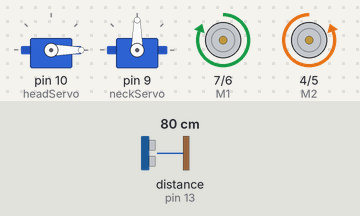
Bench run of a sketch on a simulated Arduino Uno, built with avr-gcc and run on an emulated ATmega328P. On the bench: 2 × servo, direction and speed pins drawn as motors (green arrow = direction pin HIGH = forward, orange = LOW = backward, longer = more drive). Wiring (inferred from the names in the program): ultrasonic range finder: trigger pin 12; echo pin 13. The test bench sets the inputs (shaded band); at power-on: distance to the obstacle (sensor on pin 13) 80 cm. The echo pulse lasts 58.3 µs per cm.

Above: at 1.2 s.
1.3 s: distance to the obstacle (sensor on pin 13) set to 21 cm
2.8 s: distance to the obstacle (sensor on pin 13) set to 18 cm
At 5.6 s:
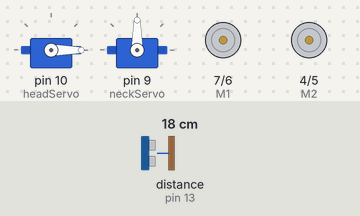
5.8 s: distance to the obstacle (sensor on pin 13) set to 35 cm
At 7.1 s:
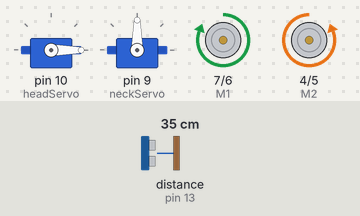
7.8 s: distance to the obstacle (sensor on pin 13) set to 2 cm
At 12.3 s:
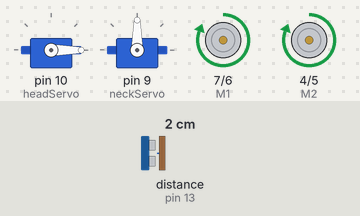
Timing chart, 0 to 14.3 s (numbered marks = the images above; inputs shaded):
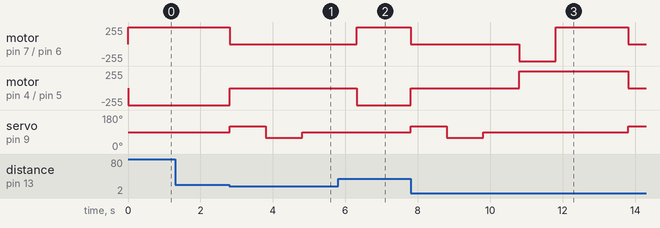

The sketch:

Map_Bot.ino
```cpp
#include <Servo.h>
#include <Ultrasonic.h>

int E1 = 6;
int M1 = 7;
int E2 = 5;
int M2 = 4;

long bt = 0; //Ultimo botao precionado

Servo headServo;
Servo neckServo;

#define headServoCenter 0
#define neckServoCenter 90
#define neckServoLeft 120
#define neckServoRight 60

#define mindist 20


#define TRIGGER_PIN 12
#define ECHO_PIN    13

Ultrasonic ultrasonic(TRIGGER_PIN, ECHO_PIN);

boolean goon = true;
boolean doublechecked = true;

char lookto = 'c';
char lookingto = 'c';
int checkdist = 0;
char shouldgo = 'c';

void setup()
{
  pinMode(M1, OUTPUT);
  pinMode(M2, OUTPUT);

  headServo.attach(10);
  neckServo.attach(9);

  headServo.write(headServoCenter);
  neckServo.write(neckServoCenter);
}

void loop()
{

  long microsec = ultrasonic.timing();
  float cmMsec = ultrasonic.convert(microsec, Ultrasonic::CM);

  if(!goon)
  {
    switch (lookingto) {
      case 'l':
        //Left distance
        checkdist = cmMsec;
        shouldgo = 'l';
        break;
      case 'r':
        //Right Distance
        if(cmMsec > checkdist)
        {
          checkdist = cmMsec;
          shouldgo = 'r';
        }
        break;
      default:
        // Center distance (double checks)
        if(cmMsec > checkdist)
        {
          checkdist = cmMsec;
          shouldgo = 'c';
        }

        if(checkdist < mindist)
        {
          shouldgo = 'b';
        }

        thebestway();

        break;
    }
  }


  if(cmMsec < mindist && goon)
  {
    goon = false;
    doublechecked = false;
    lookto = 'l';
  }


  if(goon)
  {
    andarFrente(0,0);
  }
  else
  {
    parar(0,0);

    switch (lookto) {
      case 'l':
        //Look left and check
        neckServo.write(neckServoLeft);
        lookto = 'r';
        lookingto = 'l';
        break;
      case 'r':
        //look right
        neckServo.write(neckServoRight);
        lookto = 'c';
        lookingto = 'r';
        break;
      default:
        // Go back to center
        neckServo.write(neckServoCenter);
        lookingto = 'c';
    }

    delay(1000);
  }
}

void andarFrente(int speedA, int speedB)
{
  digitalWrite(M1,HIGH);
  digitalWrite(M2,LOW);
  analogWrite(E1, 1023);   //PWM Speed Control
  analogWrite(E2, 1023);   //PWM Speed Control
}

void andarRe(int speedA, int speedB)
{
  digitalWrite(M1,LOW);
  digitalWrite(M2,HIGH);
  analogWrite(E1, 1023);   //PWM Speed Control
  analogWrite(E2, 1023);   //PWM Speed Control
}

void andarEsquerda(int speedA, int speedB)
{
  digitalWrite(M1,LOW);
  digitalWrite(M2,LOW);
  analogWrite(E1, 1023);   //PWM Speed Control
  analogWrite(E2, 1023);   //PWM Speed Control
}

void andarDireita(int speedA, int speedB)
{
  digitalWrite(M1,HIGH);
  digitalWrite(M2,HIGH);
  analogWrite(E1, 1023);   //PWM Speed Control
  analogWrite(E2, 1023);   //PWM Speed Control
}

void parar(int speedA, int speedB)
{
  digitalWrite(M1,LOW);
  digitalWrite(M2,LOW);
  analogWrite(E1, 0);   //PWM Speed Control
  analogWrite(E2, 0);   //PWM Speed Control
}

void thebestway()
{
  switch (shouldgo) {
    case 'l':
      andarEsquerda(0,0);
      break;
    case 'r':
      andarDireita(0,0);
      break;
    case 'b':
      andarRe(0,0);
      delay(1000);
      andarDireita(0,0);
      delay(1500);
      break;
    default:
      break;
  }

  delay(500);
  parar(0,0);
  goon = true;
}
```

Measured:
- the behaviour switches between 20 and 19 cm on distance to the obstacle (sensor on pin 13) (found by bisection; images 0 and 1)
- after the input at 1.3 s, every drawn part: stays the same
- after the input at 2.8 s, motor on pin 7 (M1) / pin 6 (E1): forward 255/255 → stopped at once; motor on pin 4 (M2) / pin 5 (E2): backward 255/255 → stopped at once; servo on pin 9 (neckServo): 90° → 120° at once, → 60° 1.0 s later, → 90° 1.0 s later
- after the input at 5.8 s, motor on pin 4 (M2) / pin 5 (E2): stopped → backward 255/255 after 0.51 s
- after the input at 7.8 s, motor on pin 7 (M1) / pin 6 (E1): forward 255/255 → stopped at once, → backward 255/255 3.0 s later, → forward 255/255 1.0 s later, → stopped 2.0 s later; motor on pin 4 (M2) / pin 5 (E2): backward 255/255 → stopped at once, → forward 255/255 3.0 s later, → stopped 3.0 s later
